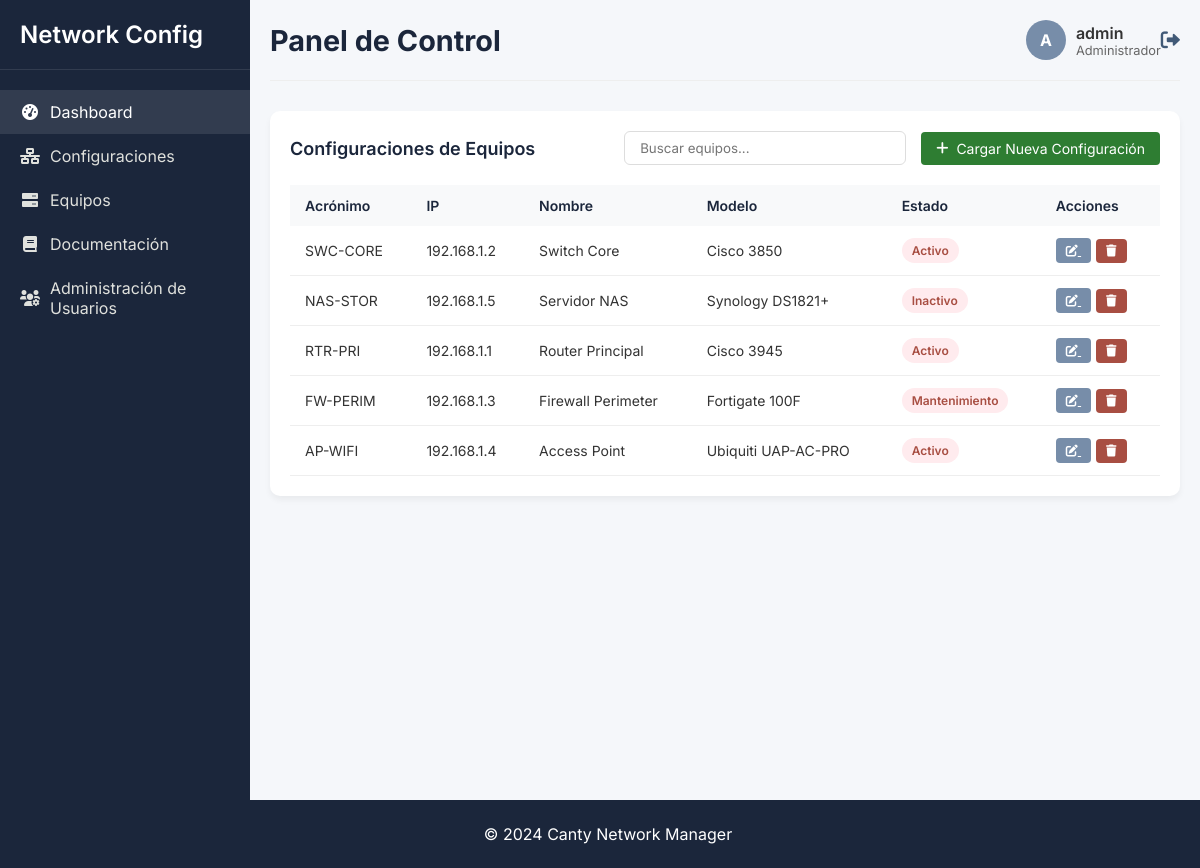
Page /list_version (signed in) on the earlier database version.
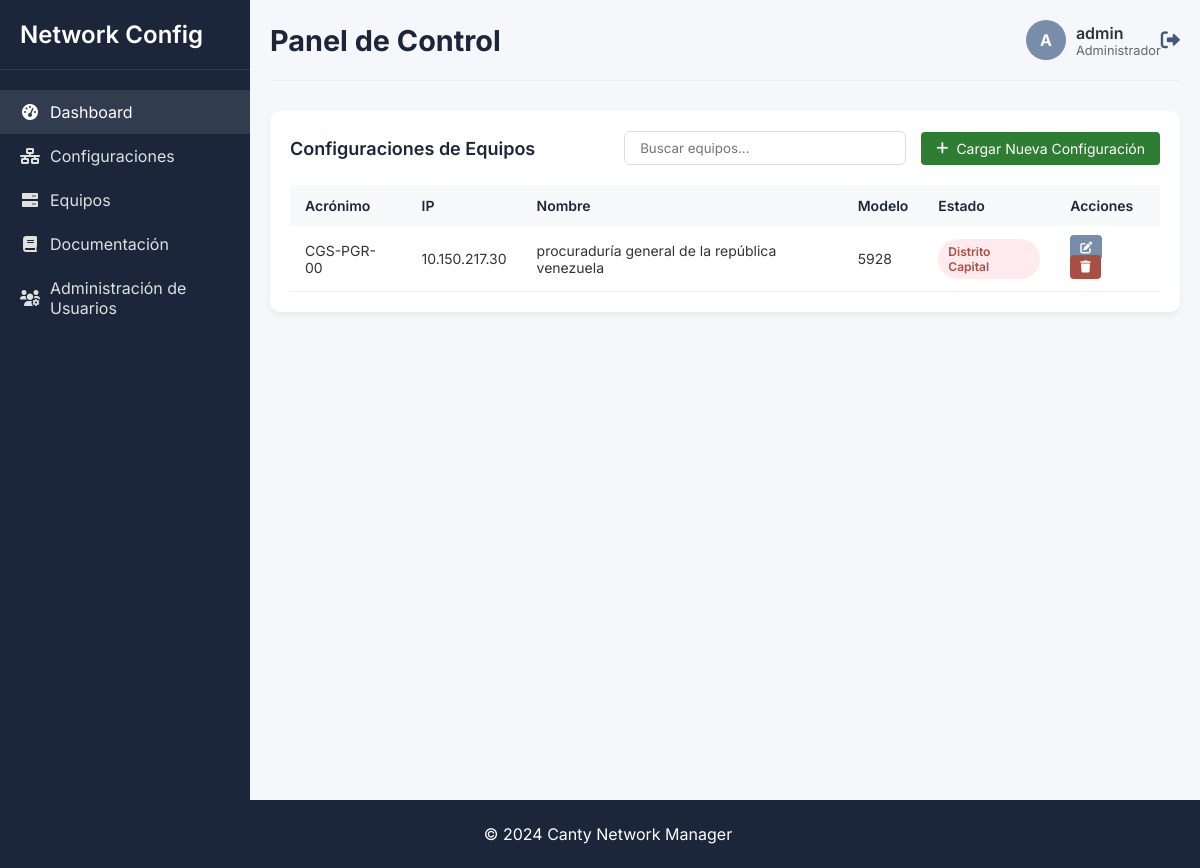
Same page on the later database version.
### tables this page shows
CREATE TABLE Equipo (
        id INTEGER PRIMARY KEY AUTOINCREMENT,
        region TEXT,
        estado TEXT,
        localidad TEXT,
        nombre_equipo TEXT,
        acronimo TEXT UNIQUE,
        ip TEXT UNIQUE,
        modelo TEXT,
        proveedor TEXT
    );

### app.py (the view)
@app.route('/list_version')
@login_required
def dashboard_list_version():
    try:
        with closing(get_db()) as conn:
            total_devices = conn.execute('SELECT COUNT(*) FROM Equipo').fetchone()[0]
            active_devices = conn.execute('SELECT COUNT(*) FROM Equipo WHERE estado = "activo"').fetchone()[0]
            total_configs = conn.execute('SELECT COUNT(*) FROM Version').fetchone()[0]
            total_users = conn.execute('SELECT COUNT(*) FROM User_Login').fetchone()[0]
            equipos = conn.execute('''
                SELECT * FROM Equipo
                ORDER BY nombre_equipo DESC
                LIMIT 10
            ''').fetchall()
            return render_template('equipos/version/dashboard_version.html',
                                total_devices=total_devices,
                                active_devices=active_devices,
                                total_configs=total_configs,
                                total_users=total_users,
                                equipos=equipos)
    except Exception as e:
        logger.error(f"Error en dashboard: {str(e)}")
        return render_template('error.html', error="Error al cargar el dashboard_list_version")

### app.py (called while the page is built)
@login_manager.user_loader
def load_user(user_id):
    with closing(get_db()) as conn:
        user = conn.execute(
            'SELECT id, usuario, tipo_usuario FROM User_Login WHERE id = ?',
            (user_id,)
        ).fetchone()
        if user:
            return User(user['id'], user['usuario'], user['tipo_usuario'])
    return None

def get_db():
    conn = sqlite3.connect(app.config['DATABASE'])
    conn.row_factory = sqlite3.Row
    return conn

@app.context_processor
def inject_user():
    return dict(current_user=current_user)

    @property
    def is_admin(self):
        return self.user_type == 1 # Asumiendo que 1 es el tipo para admin

### templates/equipos/version/dashboard_version.html (shortened to what the changed rows need)
{% extends "base.html" %}
{% block extra_css %}
    <link rel="stylesheet" href="{{ url_for('static', filename='css/dashboard.css') }}">
{% endblock %}
{% block content %}
<div class="app-container">
    <aside class="sidebar">
        <div class="sidebar-header">
            <h2>Network Config</h2>
        </div>
    </aside>
    <div class="main-content">
        <div class="header">
            <h1>Panel de Control</h1>
        </div>
        <div class="table-container">
            <table>
                <thead>
                    <tr>
                        <th>Acrónimo</th>
                        <th>IP</th>
                        <th>Nombre</th>
                        <th>Modelo</th>
                        <th>Estado</th>
                        <th>Acciones</th>
                    </tr>
                </thead>
                <tbody>
                    {% for equipo in equipos %}
                    <tr>
                        <td>{{ equipo.acronimo }}</td>
                        <td>{{ equipo.ip }}</td>
                        <td>{{ equipo.nombre_equipo }}</td>
                        <td>{{ equipo.modelo }}</td>
                        <td>
                            <span class="status-badge {% if equipo.estado == 'activo' %}status-active{% else %}status-inactive{% endif %}">
                                {{ equipo.estado }}
                            </span>
                        </td>
                        <td>
                            <a href="{{ url_for('list_version', acronimo=equipo.acronimo) }}" class="action-btn edit-btn">
                                <i class="fas fa-edit"></i>
                            </a>
                            {% if current_user.is_admin %}
                            <form action="{{ url_for('delete_device', id=equipo.id) }}" method="POST" style="display: inline;">
                                <button type="submit" class="action-btn delete-btn" onclick="return confirm('¿Eliminar este equipo?')">
                                    <i class="fas fa-trash"></i>
                                </button>
                            {% endif %}
                            </form>
                        </td>
                    </tr>
                    {% endfor %}
                </tbody>
            </table>
        </div>
    </div>
</div>
{% endblock %}

Differences in the rows shown:
removed Equipo: acronimo "SWC-CORE", ip "192.168.1.2", nombre_equipo "Switch Core", modelo "Cisco 3850", estado "Activo"
removed Equipo: acronimo "NAS-STOR", ip "192.168.1.5", nombre_equipo "Servidor NAS", modelo "Synology DS1821+", estado "Inactivo"
removed Equipo: acronimo "FW-PERIM", ip "192.168.1.3", nombre_equipo "Firewall Perimeter", modelo "Fortigate 100F", estado "Mantenimiento"
removed Equipo: acronimo "AP-WIFI", ip "192.168.1.4", nombre_equipo "Access Point", modelo "Ubiquiti UAP-AC-PRO", estado "Activo"
changed Equipo: acronimo "RTR-PRI" → "CGS-PGR-00"; ip "192.168.1.1" → "10.150.217.30"; nombre_equipo "Router Principal" → "procuraduría general de la república venezuela"; modelo "Cisco 3945" → "5928"; estado "Activo" → "Distrito Capital"
